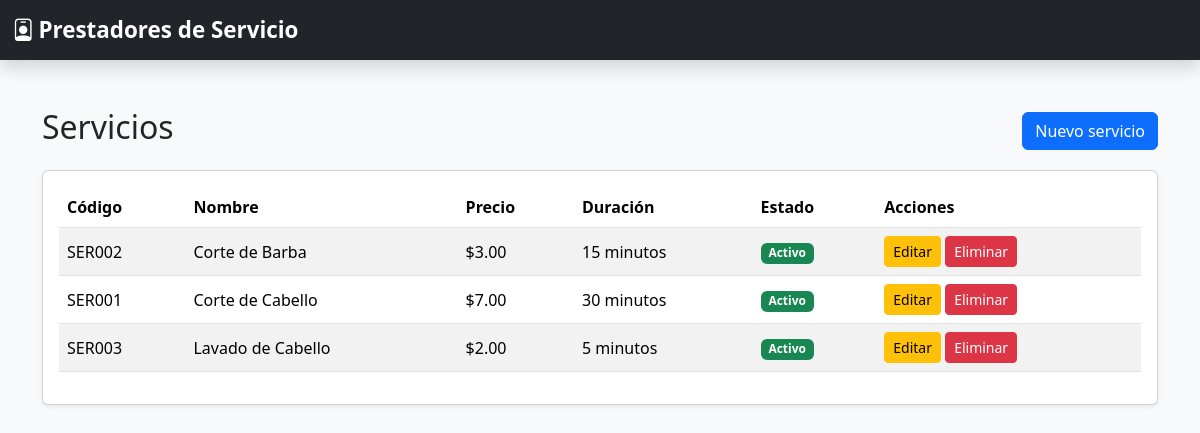
The app's page /servicios/ with its own data.
### servicios/models.py (models this page shows, shortened)
class Servicio(models.Model):
    codigo = models.CharField(
        max_length=10,
        unique=True,
        verbose_name="Código"
    )
    nombre = models.CharField(
        max_length=100,
        verbose_name="Nombre del servicio"
    )
    descripcion = models.TextField(
        blank=True,
        verbose_name="Descripción"
    )
    precio = models.DecimalField(
        max_digits=10,
        decimal_places=2
    )
    duracion = models.PositiveIntegerField(
        verbose_name="Duración (minutos)"
    )
    activo = models.BooleanField(default=True)
    class Meta:
        ordering = ["nombre"]
        verbose_name = "Servicio"
        verbose_name_plural = "Servicios"

### servicios/views.py (the view)
# urls.py: path("", views.lista_servicios, name="lista"),
def lista_servicios(request):
    servicios = Servicio.objects.all()
    contexto = {
        "servicios": servicios,
    }
    return render(
        request,
        "servicios/lista.html",
        contexto,
    )

### servicios/templates/servicios/lista.html (shortened to what this page needs)
{% extends "base.html" %}
{% block content %}
<div class="container mt-4">
    <div class="d-flex justify-content-between align-items-center mb-3">
        <h2>Servicios</h2>
        <a href="{% url 'servicios:crear' %}" class="btn btn-primary">
            Nuevo servicio
        </a>
    </div>
    <div class="card shadow-sm">
        <div class="card-body">
            {% if servicios %}
                <div class="table-responsive">
                    <table class="table table-striped table-hover align-middle">
                        <thead>
                            <tr>
                                <th>Código</th>
                                <th>Nombre</th>
                                <th>Precio</th>
                                <th>Duración</th>
                                <th>Estado</th>
                                <th>Acciones</th>
                            </tr>
                        </thead>
                        <tbody>
                            {% for servicio in servicios %}
                                <tr>
                                    <td>{{ servicio.codigo }}</td>
                                    <td>{{ servicio.nombre }}</td>
                                    <td>${{ servicio.precio }}</td>
                                    <td>{{ servicio.duracion }} minutos</td>
                                    <td>
                                        {% if servicio.activo %}
                                            <span class="badge bg-success">Activo</span>
                                        {% else %}
                                            <span class="badge bg-secondary">Inactivo</span>
                                        {% endif %}
                                    </td>
                                    <td>
                                        <a
                                            href="{% url 'servicios:editar' servicio.pk %}"
                                            class="btn btn-sm btn-warning"
                                        >
                                            Editar
                                        </a>
                                        <a
                                            href="{% url 'servicios:eliminar' servicio.pk %}"
                                            class="btn btn-sm btn-danger"
                                        >
                                            Eliminar
                                        </a>
                                    </td>
                                </tr>
                            {% endfor %}
                        </tbody>
                    </table>
                </div>
            {% else %}
                <div class="alert alert-info mb-0">
                    No hay servicios registrados.
                </div>
            {% endif %}
        </div>
    </div>
</div>
{% endblock %}

### templates/static/css/style.css (style rules this page uses)
body { font-family: "Segoe UI", sans-serif; }

### records on screen
Servicio: codigo "SER002", nombre "Corte de Barba", precio "3.00", duracion "15", activo "Activo"
Servicio: codigo "SER001", nombre "Corte de Cabello", precio "7.00", duracion "30", activo "Activo"
Servicio: codigo "SER003", nombre "Lavado de Cabello", precio "2.00", duracion "5", activo "Activo"
